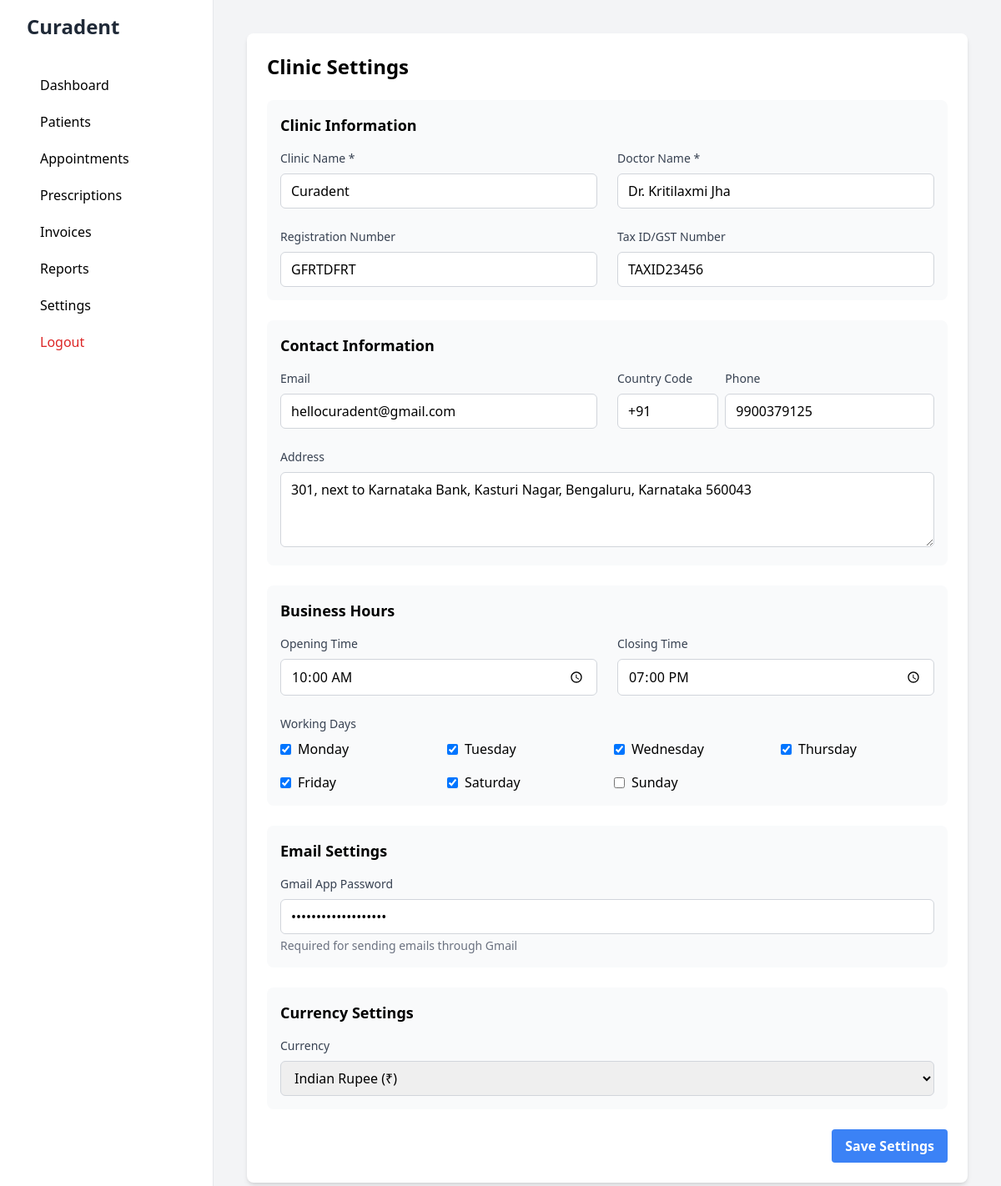
/settings (signed in), run on the app's committed database.
### app/models/settings.py (models this page shows, shortened)
class ClinicSettings(db.Model):
    __tablename__ = 'clinic_settings'
    id = db.Column(db.Integer, primary_key=True)
    clinic_name = db.Column(db.String(200), nullable=False)
    doctor_name = db.Column(db.String(100), nullable=False)
    email = db.Column(db.String(120))
    phone = db.Column(db.String(20))
    country_code = db.Column(db.String(5), default='+91')  # Default to India
    address = db.Column(db.Text)
    currency = db.Column(db.String(3), default='INR')
    opening_time = db.Column(db.Time)
    closing_time = db.Column(db.Time)
    working_days = db.Column(db.String(100))  # Store as comma-separated values
    registration_number = db.Column(db.String(50))  # Medical registration number
    tax_id = db.Column(db.String(50))  # GST/Tax ID
    logo_path = db.Column(db.String(200))
    gmail_app_password = db.Column(db.String(100))
    @staticmethod
    def get_settings():
        settings = ClinicSettings.query.first()
        return settings

### app/routes/main.py (the view, shortened to what this page needs)
@main_bp.route('/settings', methods=['GET', 'POST'])
@login_required
def settings():
    settings = ClinicSettings.get_settings()
    return render_template('dashboard/settings.html', settings=settings)

### app/__init__.py (called while the page is built)
def create_app():
    app = Flask(__name__)
    app.config.from_object(Config)
    db.init_app(app)
    migrate.init_app(app, db)
    login_manager.init_app(app)
    from app.routes.auth import auth_bp
    from app.routes.main import main_bp
    from app.routes.appointment import appointment_bp
    from app.routes.prescription import prescription_bp
    from app.routes.invoice import invoice_bp
    app.register_blueprint(auth_bp)
    app.register_blueprint(main_bp)
    app.register_blueprint(appointment_bp)
    app.register_blueprint(prescription_bp)
    app.register_blueprint(invoice_bp)
    @app.context_processor
    def inject_settings():
        from app.models.settings import ClinicSettings
        settings = ClinicSettings.get_settings()
        return dict(clinic_settings=settings)
    return app

### app/models/user.py (called while the page is built)
@login_manager.user_loader
def load_user(id):
    return User.query.get(int(id))

### app/templates/dashboard/settings.html (shortened to what this page needs)
{% extends "base.html" %}
{% block content %}
<div class="bg-white rounded-lg shadow-md p-6">
    <div class="flex justify-between items-center mb-6">
        <h1 class="text-2xl font-bold">Clinic Settings</h1>
    </div>
    <form method="POST" class="space-y-6">
        <div class="bg-gray-50 p-4 rounded-lg">
            <h2 class="text-lg font-semibold mb-4">Clinic Information</h2>
            <div class="grid grid-cols-1 md:grid-cols-2 gap-6">
                <div>
                    <label class="block text-sm font-medium text-gray-700 mb-2">
                        Clinic Name *
                    </label>
                    <input type="text" name="clinic_name" required
                           value="{{ settings.clinic_name }}"
                           class="w-full px-3 py-2 border border-gray-300 rounded-md focus:outline-none focus:ring-1 focus:ring-blue-500">
                </div>
                <div>
                    <label class="block text-sm font-medium text-gray-700 mb-2">
                        Doctor Name *
                    </label>
                    <input type="text" name="doctor_name" required
                           value="{{ settings.doctor_name }}"
                           class="w-full px-3 py-2 border border-gray-300 rounded-md focus:outline-none focus:ring-1 focus:ring-blue-500">
                </div>
                <div>
                    <label class="block text-sm font-medium text-gray-700 mb-2">
                        Registration Number
                    </label>
                    <input type="text" name="registration_number"
                           value="{{ settings.registration_number }}"
                           class="w-full px-3 py-2 border border-gray-300 rounded-md focus:outline-none focus:ring-1 focus:ring-blue-500">
                </div>
                <div>
                    <label class="block text-sm font-medium text-gray-700 mb-2">
                        Tax ID/GST Number
                    </label>
                    <input type="text" name="tax_id"
                           value="{{ settings.tax_id }}"
                           class="w-full px-3 py-2 border border-gray-300 rounded-md focus:outline-none focus:ring-1 focus:ring-blue-500">
                </div>
            </div>
        </div>
        <div class="bg-gray-50 p-4 rounded-lg">
            <h2 class="text-lg font-semibold mb-4">Contact Information</h2>
            <div class="grid grid-cols-1 md:grid-cols-2 gap-6">
                <div>
                    <label class="block text-sm font-medium text-gray-700 mb-2">
                        Email
                    </label>
                    <input type="email" name="email"
                           value="{{ settings.email }}"
                           class="w-full px-3 py-2 border border-gray-300 rounded-md focus:outline-none focus:ring-1 focus:ring-blue-500">
                </div>
                <div class="grid grid-cols-3 gap-2">
                    <div>
                        <label class="block text-sm font-medium text-gray-700 mb-2">
                            Country Code
                        </label>
                        <input type="text" name="country_code"
                               value="{{ settings.country_code }}"
                               class="w-full px-3 py-2 border border-gray-300 rounded-md focus:outline-none focus:ring-1 focus:ring-blue-500">
                    </div>
                    <div class="col-span-2">
                        <label class="block text-sm font-medium text-gray-700 mb-2">
                            Phone
                        </label>
                        <input type="text" name="phone"
                               value="{{ settings.phone }}"
                               class="w-full px-3 py-2 border border-gray-300 rounded-md focus:outline-none focus:ring-1 focus:ring-blue-500">
                    </div>
                </div>
                <div class="md:col-span-2">
                    <label class="block text-sm font-medium text-gray-700 mb-2">
                        Address
                    </label>
                    <textarea name="address" rows="3"
                              class="w-full px-3 py-2 border border-gray-300 rounded-md focus:outline-none focus:ring-1 focus:ring-blue-500">{{ settings.address or '' }}</textarea>
                </div>
            </div>
        </div>
        <div class="bg-gray-50 p-4 rounded-lg">
            <h2 class="text-lg font-semibold mb-4">Business Hours</h2>
            <div class="grid grid-cols-1 md:grid-cols-2 gap-6">
                <div>
                    <label class="block text-sm font-medium text-gray-700 mb-2">
                        Opening Time
                    </label>
                    <input type="time" name="opening_time"
                           value="{{ settings.opening_time.strftime('%H:%M') if settings.opening_time }}"
                           class="w-full px-3 py-2 border border-gray-300 rounded-md focus:outline-none focus:ring-1 focus:ring-blue-500">
                </div>
                <div>
                    <label class="block text-sm font-medium text-gray-700 mb-2">
                        Closing Time
                    </label>
                    <input type="time" name="closing_time"
                           value="{{ settings.closing_time.strftime('%H:%M') if settings.closing_time }}"
                           class="w-full px-3 py-2 border border-gray-300 rounded-md focus:outline-none focus:ring-1 focus:ring-blue-500">
                </div>
                <div class="md:col-span-2">
                    <label class="block text-sm font-medium text-gray-700 mb-2">
                        Working Days
                    </label>
                    <div class="grid grid-cols-4 gap-4">
                        {% set working_days = settings.working_days.split(',') if settings.working_days else [] %}
                        {% for day in ['Monday', 'Tuesday', 'Wednesday', 'Thursday', 'Friday', 'Saturday', 'Sunday'] %}
                        <label class="inline-flex items-center">
                            <input type="checkbox" name="working_days" value="{{ day }}"
                                   {% if day in working_days %}checked{% endif %}
                                   class="rounded border-gray-300 text-blue-600 shadow-sm focus:border-blue-300 focus:ring focus:ring-blue-200 focus:ring-opacity-50">
                            <span class="ml-2">{{ day }}</span>
                        </label>
                        {% endfor %}
                    </div>
                </div>
            </div>
        </div>
        <div class="bg-gray-50 p-4 rounded-lg">
            <h2 class="text-lg font-semibold mb-4">Email Settings</h2>
            <div class="grid grid-cols-1 gap-6">
                <div>
                    <label class="block text-sm font-medium text-gray-700 mb-2">
                        Gmail App Password
                    </label>
                    <input type="password" name="gmail_app_password"
                           value="{{ settings.gmail_app_password }}"
                           class="w-full px-3 py-2 border border-gray-300 rounded-md focus:outline-none focus:ring-1 focus:ring-blue-500">
                    <p class="mt-1 text-sm text-gray-500">Required for sending emails through Gmail</p>
                </div>
            </div>
        </div>
        <div class="bg-gray-50 p-4 rounded-lg">
            <h2 class="text-lg font-semibold mb-4">Currency Settings</h2>
            <div>
                <label class="block text-sm font-medium text-gray-700 mb-2">
                    Currency
                </label>
                <select name="currency"
                        class="w-full px-3 py-2 border border-gray-300 rounded-md focus:outline-none focus:ring-1 focus:ring-blue-500">
                    <option value="INR" {% if settings.currency == 'INR' %}selected{% endif %}>Indian Rupee (₹)</option>
                </select>
            </div>
        </div>
        <div class="flex justify-end">
            <button type="submit"
                    class="bg-blue-500 hover:bg-blue-700 text-white font-bold py-2 px-4 rounded focus:outline-none focus:shadow-outline">
                Save Settings
            </button>
        </div>
    </form>
</div>
{% endblock %}

### app/templates/base.html (shortened to what this page needs)
<!DOCTYPE html>
<html lang="en">
<head>
    <script src="https://cdn.tailwindcss.com"></script>
</head>
<body class="bg-gray-100">
    <div class="min-h-screen flex">
        <div class="bg-white w-64 px-8 py-4 border-r">
            <h1 class="text-2xl font-bold text-gray-800 mb-8">
                {% if clinic_settings and clinic_settings.clinic_name %}
                    {{ clinic_settings.clinic_name }}
                {% else %}
                    Clinic MS
                {% endif %}
            </h1>
            <nav>
                <a href="{{ url_for('main.dashboard') }}" class="block py-2.5 px-4 rounded transition duration-200 hover:bg-gray-100">
                    Dashboard
                </a>
                <a href="{{ url_for('main.patients') }}" class="block py-2.5 px-4 rounded transition duration-200 hover:bg-gray-100">
                    Patients
                </a>
                <a href="{{ url_for('main.appointments') }}" class="block py-2.5 px-4 rounded transition duration-200 hover:bg-gray-100">
                    Appointments
                </a>
                <a href="{{ url_for('main.prescriptions') }}" class="block py-2.5 px-4 rounded transition duration-200 hover:bg-gray-100">
                    Prescriptions
                </a>
                <a href="{{ url_for('main.invoices') }}" class="block py-2.5 px-4 rounded transition duration-200 hover:bg-gray-100">
                    Invoices
                </a>
                <a href="{{ url_for('main.reports') }}" class="block py-2.5 px-4 rounded transition duration-200 hover:bg-gray-100">
                    Reports
                </a>
                <a href="{{ url_for('main.settings') }}" class="block py-2.5 px-4 rounded transition duration-200 hover:bg-gray-100">
                    Settings
                </a>
                <a href="{{ url_for('auth.logout') }}" class="block py-2.5 px-4 rounded transition duration-200 hover:bg-gray-100 text-red-600">
                    Logout
                </a>
            </nav>
        </div>
        <div class="flex-1 p-10">
            {% block content %}{% endblock %}
        </div>
    </div>
</body>
</html>

### data on the page
ClinicSettings: clinic_name "Curadent", doctor_name "Dr. Kritilaxmi Jha", registration_number "GFRTDFRT", tax_id "TAXID23456", email "hellocuradent@gmail.com", country_code "+91", phone "9900379125", address "301, next to Karnataka Bank, Kasturi Nagar, Bengaluru, Karnataka 560043", opening_time "10:00", closing_time "19:00", currency "Indian Rupee (₹)"

### other printed values
{{ day }} "Monday" "Tuesday" "Wednesday" "Thursday" "Friday" "Saturday" "Sunday"
